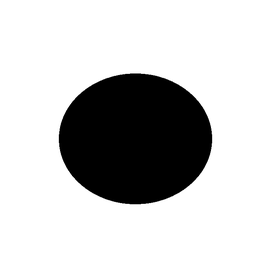
#> input picture 01MarcoTeorico/04Transformada_de_radon/Circulo.png, 256 x 256 px, shrunk from 648 x 648 before the run
$ jupyter execute codigo.ipynb
#> lines starting #> are read from the running program, lines starting #| are printed output that depends on the picture
Este cuaderno incluye el ejemplo de aplicación de la retroproyección filtrada

# Módulos

[cell 1]
import numpy as np
import matplotlib.pyplot as plt
from skimage.transform import radon, iradon
from skimage.data import shepp_logan_phantom

# Sinograma de un círculo

[cell 2]
imagen = plt.imread('Circulo.png')
#> imagen is the input picture: shape (256, 256, 4) float32; mean R, G, B, A 0.76, 0.76, 0.76, 1

imagen = imagen[:,:,0]
#> imagen: shape (256, 256) float32

# invertimos la imagen
imagen = 1 - imagen
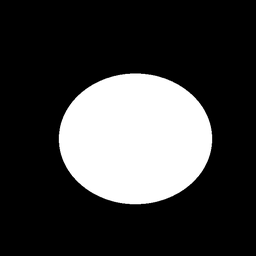
#> imagen: shape (256, 256) float32; min 0, max 1, mean 0.24

# Calcular el sinograma usando la transformación de Radon
theta = np.linspace(0., 180., max(imagen.shape), endpoint=False)
#> theta = 256 values from 0 to 179.3
sinogram = radon(imagen, theta=theta)
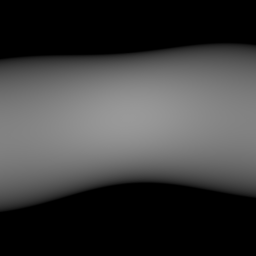
#> sinogram: shape (256, 256) float32; min 0, max 153.5, mean 61.5

# Visualizar la imagen original y el sinograma
fig, (ax1, ax2) = plt.subplots(1, 2, figsize=(12, 6))

ax1.imshow(imagen, cmap=plt.cm.Greys_r)
ax2.imshow(sinogram, cmap=plt.cm.Greys_r, extent=(0, 180, 0, sinogram.shape[0]), aspect='auto')
ax1.axis('off')
ax2.axis('off')

plt.tight_layout()
plt.show()
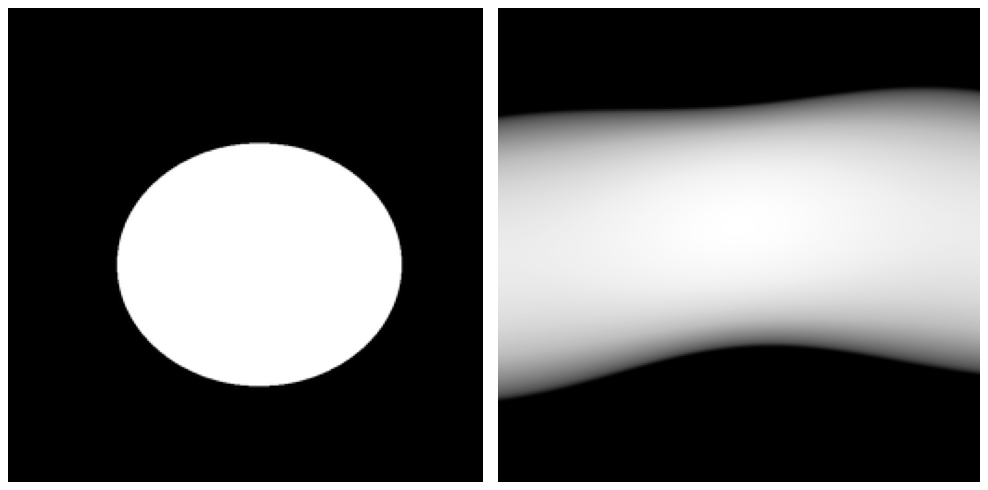
#> figure drawn by matplotlib, 2 panels

## Reconstrucción con 10 ángulos

[cell 3]
theta_recon = np.linspace(0., 10, max(imagen.shape), endpoint=False)
#> theta_recon = 256 values from 0 to 9.96
reconstruction_fbp = iradon(sinogram, theta=theta_recon, filter_name='ramp')
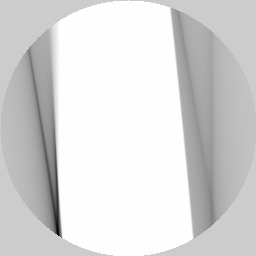
#> reconstruction_fbp: shape (256, 256) float32; min -4.09, max 1.01, mean 0.24; drawn with min black and max white

fig, ax3 = plt.subplots(1, 1, figsize=(12, 6))
ax3.imshow(reconstruction_fbp, cmap=plt.cm.Greys_r)
plt.axis('off')
plt.show()

## Reconstrucción con 90 ángulos

[cell 4]
theta_recon = np.linspace(0., 90, max(imagen.shape), endpoint=False)
#> theta_recon = 256 values from 0 to 89.65
reconstruction_fbp = iradon(sinogram, theta=theta_recon, filter_name='ramp')
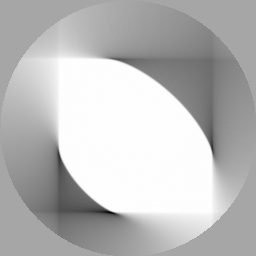
#> reconstruction_fbp: shape (256, 256) float32; min -1.91, max 1.01, mean 0.24; drawn with min black and max white

fig, ax3 = plt.subplots(1, 1, figsize=(12, 6))
ax3.imshow(reconstruction_fbp, cmap=plt.cm.Greys_r)
plt.axis('off')
plt.show()

## Reconstrucción con 15 ángulos

[cell 5]
theta_recon = np.linspace(0., 150, max(imagen.shape), endpoint=False)
#> theta_recon = 256 values from 0 to 149.4
reconstruction_fbp = iradon(sinogram, theta=theta_recon, filter_name='ramp')
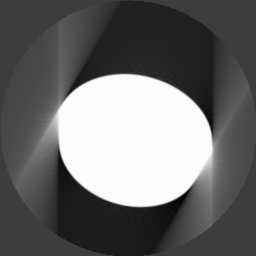
#> reconstruction_fbp: shape (256, 256) float32; min -0.323, max 1.01, mean 0.24; drawn with min black and max white

fig, ax3 = plt.subplots(1, 1, figsize=(12, 6))
ax3.imshow(reconstruction_fbp, cmap=plt.cm.Greys_r)
plt.axis('off')
plt.show()

## Reconstrucción con 165 ángulos

[cell 6]
theta_recon = np.linspace(0., 165, max(imagen.shape), endpoint=False)
#> theta_recon = 256 values from 0 to 164.4
reconstruction_fbp = iradon(sinogram, theta=theta_recon, filter_name='ramp')
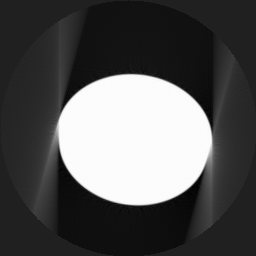
#> reconstruction_fbp: shape (256, 256) float32; min -0.151, max 1.01, mean 0.24; drawn with min black and max white

fig, ax3 = plt.subplots(1, 1, figsize=(12, 6))
ax3.imshow(reconstruction_fbp, cmap=plt.cm.Greys_r)
plt.axis('off')
plt.show()
